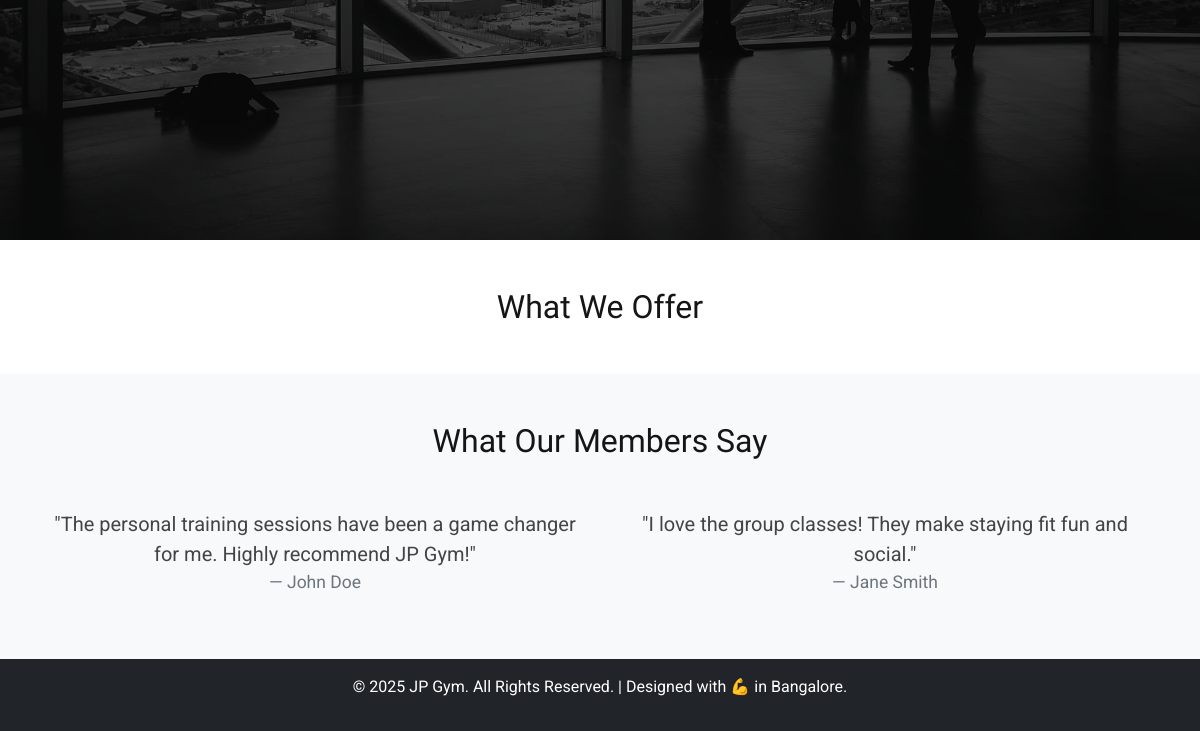
The app's page /services (lower part), older data.
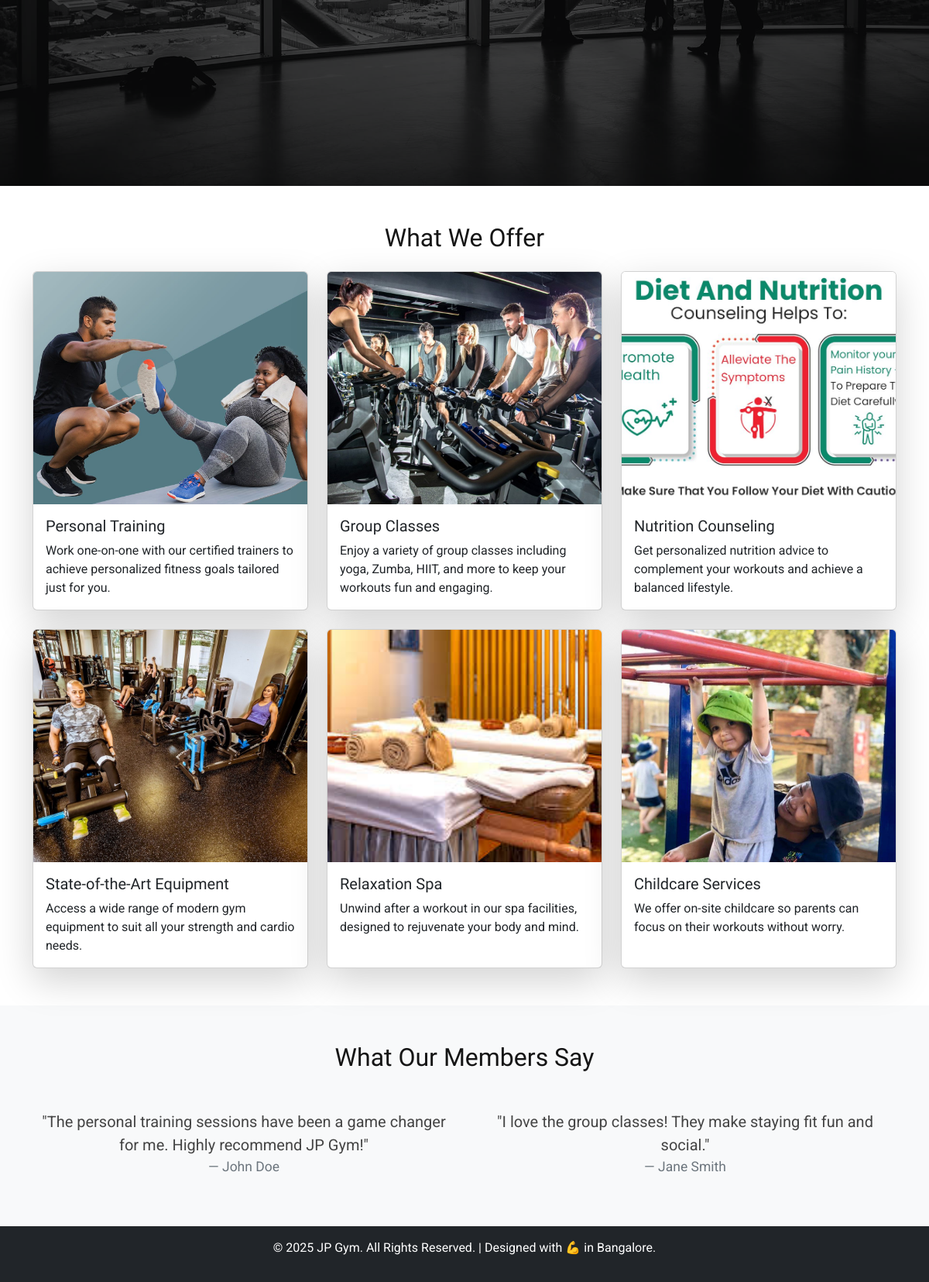
The same page, newer data.
### authapp/models.py (models this page shows, shortened)
class Services(models.Model):
    title = models.CharField(max_length=255)
    image = models.ImageField(upload_to='img_service/')
    description = models.TextField(blank=True, null=True)

### authapp/views.py (the view)
# urls.py: path('services', views.service, name='service'),
def service(request):
    services = Services.objects.all()
    return render(request, "service.html", {'services': services})

### templates/service.html (shortened to what this page needs)
{% extends 'base.html' %}
{% block body %}
<div class="container my-5">
    <h2 class="text-center mb-4">What We Offer</h2>
    <div class="row gy-4">
        {% for service in services %}
        <div class="col-md-4">
            <div class="card h-100 shadow-lg">
                <img src="{{service.image.url}}" class="card-img-top" alt="{{service.title}}" style ="height: 300px; object-fit: cover;">
                <div class="card-body">
                    <h5 class="card-title">{{service.title}}</h5>
                    <p class="card-text">{{service.description}}</p>
                </div>
            </div>
        </div>
        {% endfor %}
    </div>
</div>
<div class="bg-light py-5">
    <div class="container text-center">
        <h2>What Our Members Say</h2>
        <div class="row gy-4 mt-4">
            <div class="col-md-6">
                <blockquote class="blockquote">
                    <p>"The personal training sessions have been a game changer for me. Highly recommend JP Gym!"</p>
                    <footer class="blockquote-footer">John Doe</footer>
                </blockquote>
            </div>
            <div class="col-md-6">
                <blockquote class="blockquote">
                    <p>"I love the group classes! They make staying fit fun and social."</p>
                    <footer class="blockquote-footer">Jane Smith</footer>
                </blockquote>
            </div>
        </div>
    </div>
</div>
<footer class="bg-dark text-white text-center py-3">
    <p>© 2025 JP Gym. All Rights Reserved. | Designed with 💪 in Bangalore.</p>
</footer>
{% endblock body %}

Row changes from the older to the newer data that the page shows:
added Services: image (picture), title "Personal Training", description "Work one-on-one with our certified trainers to achieve personalized fitness goals tailored just for you."
added Services: image (picture), title "Group Classes", description "Enjoy a variety of group classes including yoga, Zumba, HIIT, and more to keep your workouts fun and engaging."
added Services: image (picture), title "Nutrition Counseling", description "Get personalized nutrition advice to complement your workouts and achieve a balanced lifestyle."
added Services: image (picture), title "State-of-the-Art Equipment", description "Access a wide range of modern gym equipment to suit all your strength and cardio needs."
added Services: image (picture), title "Relaxation Spa", description "Unwind after a workout in our spa facilities, designed to rejuvenate your body and mind."
added Services: image (picture), title "Childcare Services", description "We offer on-site childcare so parents can focus on their workouts without worry."
